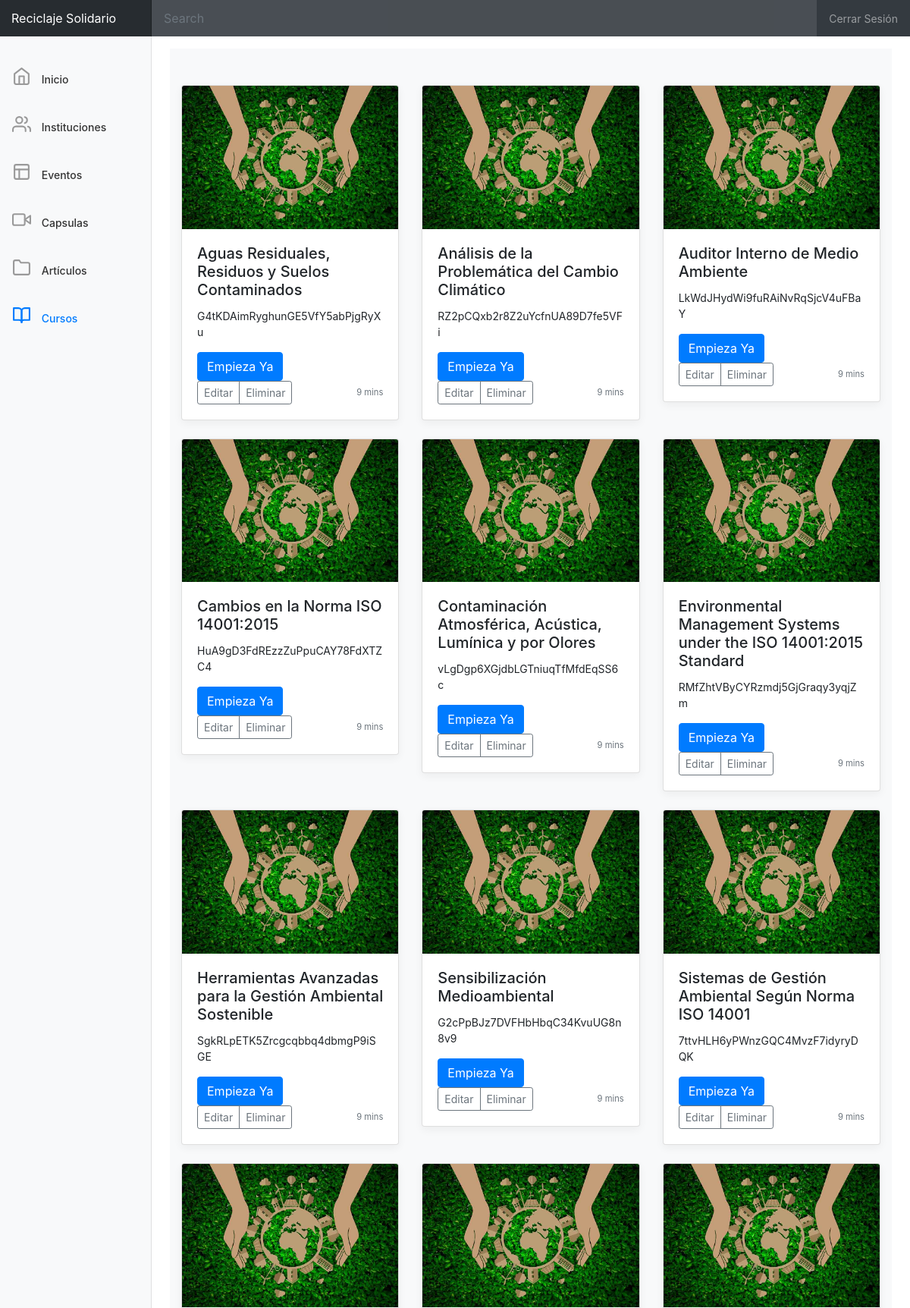
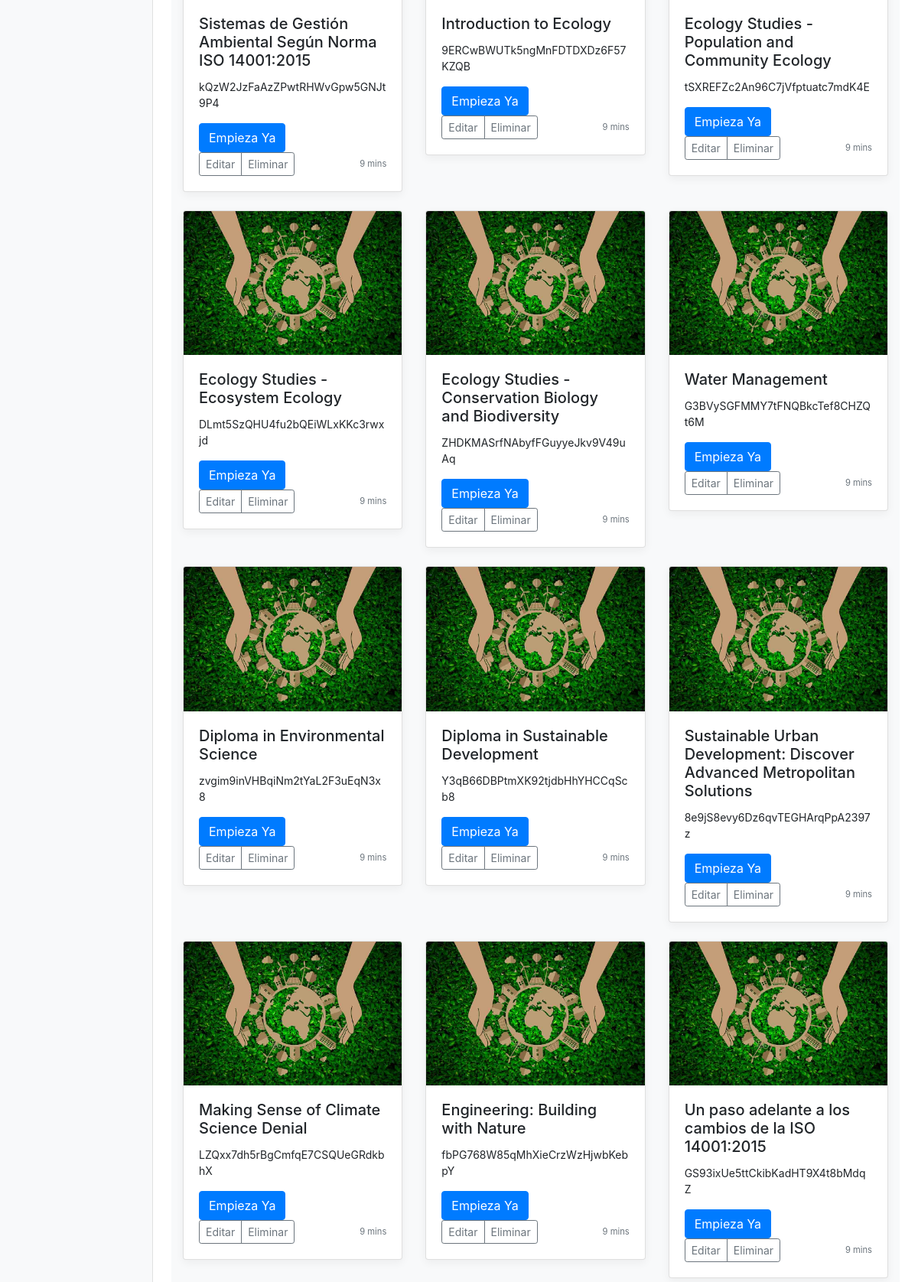
/webpage/cursos.php (signed in, upper part), run on the app's committed database (2 pictures, top to bottom).
### tables this page shows
CREATE TABLE IF NOT EXISTS `Curso` (
  `idCurso` int(20) NOT NULL AUTO_INCREMENT,
  `titulo` varchar(100) NOT NULL,
  `descripcion` varchar(100) NOT NULL,
  `fecha` timestamp NOT NULL DEFAULT CURRENT_TIMESTAMP ON UPDATE CURRENT_TIMESTAMP,
  `enlaceCurso` varchar(300) NOT NULL,
  `imagen` varchar(100) NOT NULL DEFAULT '/uploads/CursosImagenes/cur1',
  PRIMARY KEY (`idCurso`)
);

### webpage/hockey_pack.php (the view, shortened to what this page needs)
<?php
    function connect() {
        $ENV = "prod";
        if ($ENV == "dev") {
            $mysql = mysqli_connect("localhost","pedro","perez","proyecto");
        } else  if ($ENV == "prod"){
            $mysql = mysqli_connect("localhost","negromancer","","proyecto");
        }
        $mysql->set_charset("utf8");
        return $mysql;
    }
    function getCursos() {
        $db = connect();
        if ($db != NULL) {
            $query='SELECT * FROM Curso';
            $results = $db->query($query);
            $html = '';
           while ($fila = mysqli_fetch_array($results, MYSQLI_BOTH)) {
                    $html .= '<div class="col-md-4">
                                <div class="card mb-4 box-shadow">
                                    <img class="card-img-top" src="'.$fila["imagen"].'" alt="Card image cap">
                                <div class="card-body">
                                    <h5 class="card-title">'.$fila["titulo"].'</h5>
                                    <p class="card-text">'.$fila["descripcion"].'</p>
                                    <a href="'.$fila["enlaceCurso"].'" target = "_blank" class="btn btn-primary">Empieza Ya</a>
                                    <div class="d-flex justify-content-between align-items-center">
                                        <div class="btn-group">
                                            <button type="button" class="btn btn-sm btn-outline-secondary">Editar</button>
                                            <button type="button" class="btn btn-sm btn-outline-secondary">Eliminar</button>
                                        </div>
                                    <small class="text-muted">9 mins</small>
                                        </div>
                                    </div>
                                </div>
                            </div>
                            ';
            }
            echo $html;
            return true;
        }
        return true;
    }
?>

### webpage/cursos.php (shortened to what this page needs)
<?php
    require_once("hockey_pack.php");
    if(isset($_SESSION["usuario"]) ) {
        include("_cursos.html");
    } else {
        header("location:index.php");
    }
?>

### webpage/css/dashboard.css (style rules this page uses)
body { font-size: .875rem; }
.feather { width: 25px; height: 25px; vertical-align: text-bottom; }
.sidebar { position: fixed; top: 0; bottom: 0; left: 0; z-index: 100; padding: 0; box-shadow: inset -1px 0 0 rgba(0, 0, 0, .1); }
.sidebar-sticky { position: -webkit-sticky; position: sticky; top: 55px; height: calc(100vh - 55px); padding-top: 25px; overflow-x: hidden; overflow-y: auto; }
.sidebar .nav-link { font-weight: 500; color: #333; margin-bottom: 20px; }
.sidebar .nav-link .feather { margin-right: 10px; color: #999; }
.sidebar .nav-link.active { color: #007bff; }
.sidebar .nav-link:hover .feather, .sidebar .nav-link.active .feather { color: inherit; }
.navbar-brand { padding-top: .75rem; padding-bottom: .75rem; font-size: 1rem; background-color: rgba(0, 0, 0, .25); box-shadow: inset -1px 0 0 rgba(0, 0, 0, .25); }
.navbar .form-control { padding: .75rem 1rem; border-width: 0; border-radius: 0; }
.form-control-dark { color: #fff; background-color: rgba(255, 255, 255, .1); border-color: rgba(255, 255, 255, .1); }

### webpage/css/album.css (style rules this page uses)
:root { --jumbotron-padding-y: 3rem; }
.box-shadow { box-shadow: 0 .25rem .75rem rgba(0, 0, 0, .05); }

### data on the page
curso: imagen (picture), titulo "Aguas Residuales, Residuos y Suelos Contaminados", descripcion "G4tKDAimRyghunGE5VfY5abPjgRyXu"
curso: imagen (picture), titulo "Análisis de la Problemática del Cambio Climático", descripcion "RZ2pCQxb2r8Z2uYcfnUA89D7fe5VFi"
curso: imagen (picture), titulo "Auditor Interno de Medio Ambiente", descripcion "LkWdJHydWi9fuRAiNvRqSjcV4uFBaY"
curso: imagen (picture), titulo "Cambios en la Norma ISO 14001:2015", descripcion "HuA9gD3FdREzzZuPpuCAY78FdXTZC4"
curso: imagen (picture), titulo "Contaminación Atmosférica, Acústica, Lumínica y por Olores", descripcion "vLgDgp6XGjdbLGTniuqTfMfdEqSS6c"
curso: imagen (picture), titulo "Environmental Management Systems under the ISO 14001:2015 Standard", descripcion "RMfZhtVByCYRzmdj5GjGraqy3yqjZm"
curso: imagen (picture), titulo "Herramientas Avanzadas para la Gestión Ambiental Sostenible", descripcion "SgkRLpETK5Zrcgcqbbq4dbmgP9iSGE"
curso: imagen (picture), titulo "Sensibilización Medioambiental", descripcion "G2cPpBJz7DVFHbHbqC34KvuUG8n8v9"
curso: imagen (picture), titulo "Sistemas de Gestión Ambiental Según Norma ISO 14001", descripcion "7ttvHLH6yPWnzGQC4MvzF7idyryDQK"
curso: imagen (picture), titulo "Sistemas de Gestión Ambiental Según Norma ISO 14001:2015", descripcion "kQzW2JzFaAzZPwtRHWvGpw5GNJt9P4"
curso: imagen (picture), titulo "Introduction to Ecology", descripcion "9ERCwBWUTk5ngMnFDTDXDz6F57KZQB"
curso: imagen (picture), titulo "Ecology Studies - Population and Community Ecology", descripcion "tSXREFZc2An96C7jVfptuatc7mdK4E"
curso: imagen (picture), titulo "Ecology Studies - Ecosystem Ecology", descripcion "DLmt5SzQHU4fu2bQEiWLxKKc3rwxjd"
curso: imagen (picture), titulo "Ecology Studies - Conservation Biology and Biodiversity", descripcion "ZHDKMASrfNAbyfFGuyyeJkv9V49uAq"
curso: imagen (picture), titulo "Water Management", descripcion "G3BVySGFMMY7tFNQBkcTef8CHZQt6M"
curso: imagen (picture), titulo "Diploma in Environmental Science", descripcion "zvgim9inVHBqiNm2tYaL2F3uEqN3x8"
curso: imagen (picture), titulo "Diploma in Sustainable Development", descripcion "Y3qB66DBPtmXK92tjdbHhYHCCqScb8"
curso: imagen (picture), titulo "Sustainable Urban Development: Discover Advanced Metropolitan Solutions", descripcion "8e9jS8evy6Dz6qvTEGHArqPpA2397z"
curso: imagen (picture), titulo "Making Sense of Climate Science Denial", descripcion "LZQxx7dh5rBgCmfqE7CSQUeGRdkbhX"
curso: imagen (picture), titulo "Engineering: Building with Nature", descripcion "fbPG768W85qMhXieCrzWzHjwbKebpY"
curso: imagen (picture), titulo "Un paso adelante a los cambios de la ISO 14001:2015", descripcion "GS93ixUe5ttCkibKadHT9X4t8bMdqZ"
